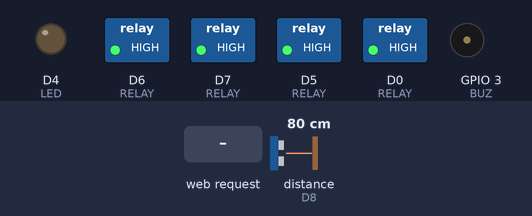
A sketch run on a simulated ESP8266 (NodeMCU). On the bench: switched loads named in the sketch (green lamp = pin HIGH), output pins drawn as LEDs (lit = HIGH), buzzer (waves = sounding, pin HIGH). Wiring (inferred from the names in the program): ultrasonic range finder: trigger D3; echo D8. Inputs (shaded band) come from the test bench; at power-on: distance to the obstacle (sensor on D8) 80 cm. The echo pulse lasts 58.3 µs per cm; WiFi joins after 1.5 s; servers stay silent unless stated; pins used as bus, display or sensor lines are not drawn.

Above: at 1.2 s.
1.3 s: distance to the obstacle (sensor on D8) set to 23 cm
2.8 s: distance to the obstacle (sensor on D8) set to 18 cm
At 3.2 s:
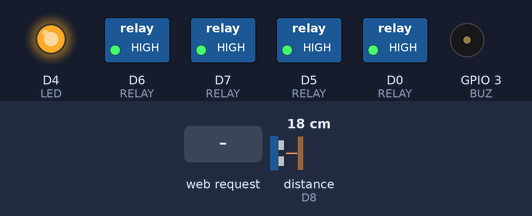
4.3 s: HTTP request GET /r?n=1&s=1&k=1 received
At 5.0 s:
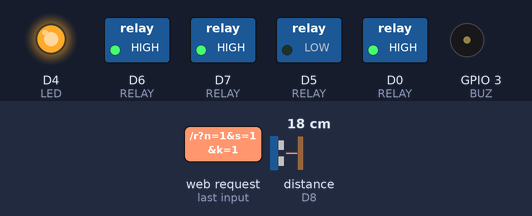
5.8 s: distance to the obstacle (sensor on D8) set to 12 cm
7.3 s: distance to the obstacle (sensor on D8) set to 9 cm
At 8.0 s:
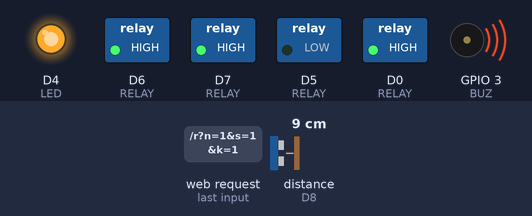
8.9 s: HTTP request GET /r?n=1 received
At 9.7 s:
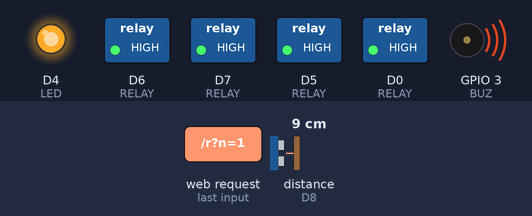
Timing chart, 0 to 11.4 s (numbered marks = the images above; inputs shaded):
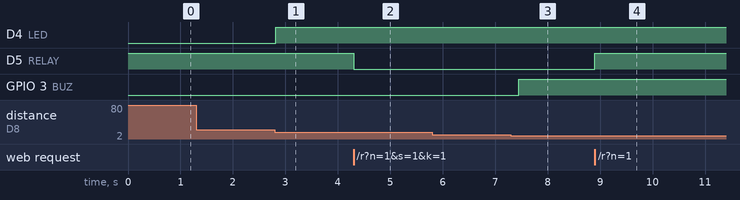

The sketch:

Ultrasonic_Distance.ino
```cpp
// RIT - IOT : Ultrasonic Distance  (NodeMCU ESP8266)
// Offline: join hotspot "RIT-IOT" (pass 12345678) -> app IP 192.168.4.1 | Online: put your WiFi below
#include <ESP8266WiFi.h>
#include <ESP8266WebServer.h>
#include <WiFiUdp.h>

const char* STA_SSID="YOUR_WIFI"; const char* STA_PASS="YOUR_PASS";
const int RELAY[5]={D5,D6,D7,D0,-1}; // R1 Light, R2 Fan, R3 TV/Relay, R4 Pump, R5 Washing machine (Home_Control only), active LOW
#define TRIG D3
#define ECHO D8
#define LED D4   // external LED + 220R
#define BUZ 3    // RX pin (GPIO3) buzzer

ESP8266WebServer sv(80);
WiFiUDP udp;
void discover(){ if(udp.parsePacket()<=0)return; char b[20]; int n=udp.read(b,19); b[n>0?n:0]=0; if(strncmp(b,"RIT_DISCOVER",12)!=0)return;
  String s="{\"device\":\"nodemcu\",\"name\":\"RIT-IOT NodeMCU\"}"; udp.beginPacket(udp.remoteIP(),udp.remotePort()); udp.write((const uint8_t*)s.c_str(),s.length()); udp.endPacket(); } // app finds the board instantly
int rs[5]={0,0,0,0,0}; bool autoM=true; float v=0,t=0,h=0,dist=100; int d=0,c=0,p=0,door=0; String lastUID="",logS="";
void setR(int i,int s){ if(i<0||i>4||RELAY[i]<0)return; rs[i]=s; digitalWrite(RELAY[i],s?LOW:HIGH); } // relay modules are active LOW
void beep(int n,int ms=120){ for(int i=0;i<n;i++){ digitalWrite(BUZ,HIGH); digitalWrite(LED,HIGH); delay(ms); digitalWrite(BUZ,LOW); digitalWrite(LED,LOW); delay(ms);} }
void cors(){ sv.sendHeader("Access-Control-Allow-Origin","*"); sv.sendHeader("Access-Control-Allow-Private-Network","true"); }

void setup(){
  for(int i=0;i<5;i++){ if(RELAY[i]>=0){ pinMode(RELAY[i],OUTPUT); setR(i,0);} }
  pinMode(LED,OUTPUT); pinMode(BUZ,OUTPUT);
  WiFi.mode(WIFI_AP_STA); WiFi.softAP("RIT-IOT","12345678"); WiFi.begin(STA_SSID,STA_PASS);
  sv.on("/r",[](){cors(); setR(sv.arg("n").toInt()-1,sv.arg("s").toInt()); sv.send(200,"application/json","{}");});
  sv.on("/mode",[](){cors(); sv.send(200,"application/json","{}");});
  sv.on("/cmd",[](){cors(); String k=sv.arg("k"); int x=sv.arg("v").toInt();
    if(k=="auto")autoM=x; if(k=="reset")c=0; if(k=="exit"&&p>0)p--; if(k=="door")door=x; sv.send(200,"application/json","{}");});
  sv.on("/data",[](){cors(); String j="{\"r\":["+String(rs[0])+","+rs[1]+","+rs[2]+","+rs[3]+","+rs[4]+"],\"v\":"+String(v)+",\"d\":"+d+",\"c\":"+c+",\"p\":"+p+",\"dist\":"+(int)dist+",\"t\":"+(int)t+",\"h\":"+(int)h+",\"auto\":"+(autoM?1:0)+",\"u\":\""+lastUID+"\",\"log\":\""+logS+"\"}"; sv.send(200,"application/json",j);});
  pinMode(TRIG,OUTPUT); pinMode(ECHO,INPUT);
  udp.begin(4210);
  sv.begin();
}
unsigned long lt=0;
void loop(){
  sv.handleClient(); discover();
  if(millis()-lt>200){ lt=millis();
    digitalWrite(TRIG,LOW); delayMicroseconds(2); digitalWrite(TRIG,HIGH); delayMicroseconds(10); digitalWrite(TRIG,LOW);
    long us=pulseIn(ECHO,HIGH,30000); if(us>0) dist=us*0.017;
    digitalWrite(BUZ, dist<=10);      // <=10 cm buzzer   (app colours: 50 green, 40 yellow, 30 orange, 20 red)
    digitalWrite(LED, dist<=20);      // <=20 cm LED
  }
}
```

Measured:
- the behaviour switches between 21 and 20 cm on distance to the obstacle (sensor on D8) (found by bisection; images 0 and 1)
- the behaviour switches between 11 and 10 cm on distance to the obstacle (sensor on D8) (found by bisection; images 2 and 3)
- after the input at 1.3 s, every drawn part: stays the same
- after the input at 2.8 s, D4 (LED): LOW → HIGH at once
- after the input at 4.3 s, D5 (RELAY): HIGH → LOW at once
- after the input at 5.8 s, every drawn part: stays the same
- after the input at 7.3 s, GPIO 3 (BUZ): LOW → HIGH after 0.15 s
- after the input at 8.9 s, D5 (RELAY): LOW → HIGH at once
